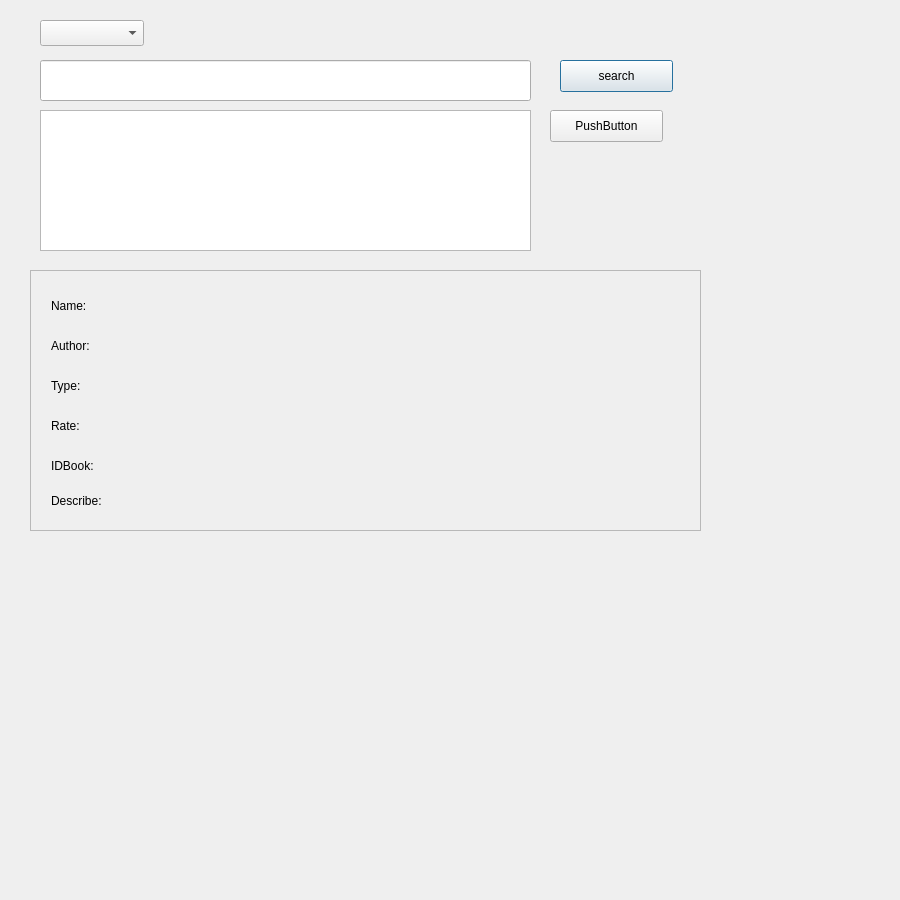
<?xml version="1.0" encoding="UTF-8"?>
<ui version="4.0">
 <class>Search</class>
 <widget class="QDialog" name="Search">
  <property name="geometry">
   <rect>
    <x>0</x>
    <y>0</y>
    <width>900</width>
    <height>900</height>
   </rect>
  </property>
  <property name="windowTitle">
   <string>Dialog</string>
  </property>
  <widget class="QComboBox" name="comboBox">
   <property name="geometry">
    <rect>
     <x>40</x>
     <y>20</y>
     <width>104</width>
     <height>26</height>
    </rect>
   </property>
  </widget>
  <widget class="QScrollArea" name="scrollArea">
   <property name="geometry">
    <rect>
     <x>30</x>
     <y>270</y>
     <width>671</width>
     <height>261</height>
    </rect>
   </property>
   <property name="widgetResizable">
    <bool>true</bool>
   </property>
   <widget class="QWidget" name="scrollAreaWidgetContents">
    <property name="geometry">
     <rect>
      <x>0</x>
      <y>0</y>
      <width>669</width>
      <height>259</height>
     </rect>
    </property>
    <widget class="QLabel" name="BookName">
     <property name="geometry">
      <rect>
       <x>20</x>
       <y>20</y>
       <width>660</width>
       <height>30</height>
      </rect>
     </property>
     <property name="text">
      <string>Name:</string>
     </property>
    </widget>
    <widget class="QLabel" name="BookAuthor">
     <property name="geometry">
      <rect>
       <x>20</x>
       <y>60</y>
       <width>660</width>
       <height>30</height>
      </rect>
     </property>
     <property name="text">
      <string>Author:</string>
     </property>
    </widget>
    <widget class="QLabel" name="BookType">
     <property name="geometry">
      <rect>
       <x>20</x>
       <y>100</y>
       <width>660</width>
       <height>30</height>
      </rect>
     </property>
     <property name="text">
      <string>Type:</string>
     </property>
    </widget>
    <widget class="QLabel" name="BookRate">
     <property name="geometry">
      <rect>
       <x>20</x>
       <y>140</y>
       <width>660</width>
       <height>30</height>
      </rect>
     </property>
     <property name="text">
      <string>Rate:</string>
     </property>
    </widget>
    <widget class="QLabel" name="BookDes">
     <property name="geometry">
      <rect>
       <x>20</x>
       <y>180</y>
       <width>660</width>
       <height>100</height>
      </rect>
     </property>
     <property name="text">
      <string>Describe:</string>
     </property>
    </widget>
    <widget class="QLabel" name="IDBook">
     <property name="geometry">
      <rect>
       <x>20</x>
       <y>180</y>
       <width>660</width>
       <height>30</height>
      </rect>
     </property>
     <property name="text">
      <string>IDBook:</string>
     </property>
    </widget>
   </widget>
  </widget>
  <widget class="QLineEdit" name="txtSearch">
   <property name="geometry">
    <rect>
     <x>40</x>
     <y>60</y>
     <width>491</width>
     <height>41</height>
    </rect>
   </property>
  </widget>
  <widget class="QListWidget" name="listWidget">
   <property name="geometry">
    <rect>
     <x>40</x>
     <y>110</y>
     <width>491</width>
     <height>141</height>
    </rect>
   </property>
  </widget>
  <widget class="QPushButton" name="pushButton">
   <property name="geometry">
    <rect>
     <x>560</x>
     <y>60</y>
     <width>113</width>
     <height>32</height>
    </rect>
   </property>
   <property name="text">
    <string>search</string>
   </property>
  </widget>
  <widget class="QPushButton" name="WatchBook">
   <property name="geometry">
    <rect>
     <x>550</x>
     <y>110</y>
     <width>113</width>
     <height>32</height>
    </rect>
   </property>
   <property name="text">
    <string>PushButton</string>
   </property>
  </widget>
 </widget>
 <resources/>
 <connections/>
</ui>
